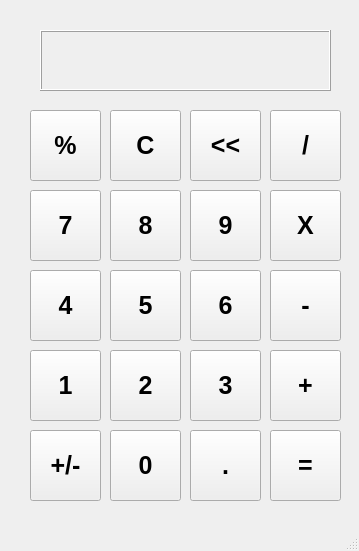
<?xml version="1.0" encoding="UTF-8"?>
<ui version="4.0">
 <class>MainWindow</class>
 <widget class="QMainWindow" name="MainWindow">
  <property name="geometry">
   <rect>
    <x>0</x>
    <y>0</y>
    <width>359</width>
    <height>551</height>
   </rect>
  </property>
  <property name="windowTitle">
   <string>MainWindow</string>
  </property>
  <widget class="QWidget" name="centralwidget">
   <widget class="QPushButton" name="pushButtonPercentage">
    <property name="geometry">
     <rect>
      <x>30</x>
      <y>110</y>
      <width>71</width>
      <height>71</height>
     </rect>
    </property>
    <property name="font">
     <font>
      <pointsize>19</pointsize>
      <weight>75</weight>
      <bold>true</bold>
     </font>
    </property>
    <property name="text">
     <string>%</string>
    </property>
   </widget>
   <widget class="QPushButton" name="pushButtonC">
    <property name="geometry">
     <rect>
      <x>110</x>
      <y>110</y>
      <width>71</width>
      <height>71</height>
     </rect>
    </property>
    <property name="font">
     <font>
      <pointsize>19</pointsize>
      <weight>75</weight>
      <bold>true</bold>
     </font>
    </property>
    <property name="text">
     <string>C</string>
    </property>
   </widget>
   <widget class="QPushButton" name="pushButtonErase">
    <property name="geometry">
     <rect>
      <x>190</x>
      <y>110</y>
      <width>71</width>
      <height>71</height>
     </rect>
    </property>
    <property name="font">
     <font>
      <pointsize>19</pointsize>
      <weight>75</weight>
      <bold>true</bold>
     </font>
    </property>
    <property name="text">
     <string>&lt;&lt;</string>
    </property>
   </widget>
   <widget class="QPushButton" name="pushButtonDiv">
    <property name="geometry">
     <rect>
      <x>270</x>
      <y>110</y>
      <width>71</width>
      <height>71</height>
     </rect>
    </property>
    <property name="font">
     <font>
      <pointsize>19</pointsize>
      <weight>75</weight>
      <bold>true</bold>
     </font>
    </property>
    <property name="text">
     <string>/</string>
    </property>
   </widget>
   <widget class="QPushButton" name="pushButton7">
    <property name="geometry">
     <rect>
      <x>30</x>
      <y>190</y>
      <width>71</width>
      <height>71</height>
     </rect>
    </property>
    <property name="font">
     <font>
      <pointsize>19</pointsize>
      <weight>75</weight>
      <bold>true</bold>
     </font>
    </property>
    <property name="text">
     <string>7</string>
    </property>
   </widget>
   <widget class="QPushButton" name="pushButton8">
    <property name="geometry">
     <rect>
      <x>110</x>
      <y>190</y>
      <width>71</width>
      <height>71</height>
     </rect>
    </property>
    <property name="font">
     <font>
      <pointsize>19</pointsize>
      <weight>75</weight>
      <bold>true</bold>
     </font>
    </property>
    <property name="text">
     <string>8</string>
    </property>
   </widget>
   <widget class="QPushButton" name="pushButton9">
    <property name="geometry">
     <rect>
      <x>190</x>
      <y>190</y>
      <width>71</width>
      <height>71</height>
     </rect>
    </property>
    <property name="font">
     <font>
      <pointsize>19</pointsize>
      <weight>75</weight>
      <bold>true</bold>
     </font>
    </property>
    <property name="text">
     <string>9</string>
    </property>
   </widget>
   <widget class="QPushButton" name="pushButtonX">
    <property name="geometry">
     <rect>
      <x>270</x>
      <y>190</y>
      <width>71</width>
      <height>71</height>
     </rect>
    </property>
    <property name="font">
     <font>
      <pointsize>19</pointsize>
      <weight>75</weight>
      <bold>true</bold>
     </font>
    </property>
    <property name="text">
     <string>X</string>
    </property>
   </widget>
   <widget class="QPushButton" name="pushButton4">
    <property name="geometry">
     <rect>
      <x>30</x>
      <y>270</y>
      <width>71</width>
      <height>71</height>
     </rect>
    </property>
    <property name="font">
     <font>
      <pointsize>19</pointsize>
      <weight>75</weight>
      <bold>true</bold>
     </font>
    </property>
    <property name="text">
     <string>4</string>
    </property>
   </widget>
   <widget class="QPushButton" name="pushButton5">
    <property name="geometry">
     <rect>
      <x>110</x>
      <y>270</y>
      <width>71</width>
      <height>71</height>
     </rect>
    </property>
    <property name="font">
     <font>
      <pointsize>19</pointsize>
      <weight>75</weight>
      <bold>true</bold>
     </font>
    </property>
    <property name="text">
     <string>5</string>
    </property>
   </widget>
   <widget class="QPushButton" name="pushButton6">
    <property name="geometry">
     <rect>
      <x>190</x>
      <y>270</y>
      <width>71</width>
      <height>71</height>
     </rect>
    </property>
    <property name="font">
     <font>
      <pointsize>19</pointsize>
      <weight>75</weight>
      <bold>true</bold>
     </font>
    </property>
    <property name="text">
     <string>6</string>
    </property>
   </widget>
   <widget class="QPushButton" name="pushButtonMinus">
    <property name="geometry">
     <rect>
      <x>270</x>
      <y>270</y>
      <width>71</width>
      <height>71</height>
     </rect>
    </property>
    <property name="font">
     <font>
      <pointsize>19</pointsize>
      <weight>75</weight>
      <bold>true</bold>
     </font>
    </property>
    <property name="text">
     <string>-</string>
    </property>
   </widget>
   <widget class="QPushButton" name="pushButton1">
    <property name="geometry">
     <rect>
      <x>30</x>
      <y>350</y>
      <width>71</width>
      <height>71</height>
     </rect>
    </property>
    <property name="font">
     <font>
      <pointsize>19</pointsize>
      <weight>75</weight>
      <bold>true</bold>
     </font>
    </property>
    <property name="text">
     <string>1</string>
    </property>
   </widget>
   <widget class="QPushButton" name="pushButton2">
    <property name="geometry">
     <rect>
      <x>110</x>
      <y>350</y>
      <width>71</width>
      <height>71</height>
     </rect>
    </property>
    <property name="font">
     <font>
      <pointsize>19</pointsize>
      <weight>75</weight>
      <bold>true</bold>
     </font>
    </property>
    <property name="text">
     <string>2</string>
    </property>
   </widget>
   <widget class="QPushButton" name="pushButton3">
    <property name="geometry">
     <rect>
      <x>190</x>
      <y>350</y>
      <width>71</width>
      <height>71</height>
     </rect>
    </property>
    <property name="font">
     <font>
      <pointsize>19</pointsize>
      <weight>75</weight>
      <bold>true</bold>
     </font>
    </property>
    <property name="text">
     <string>3</string>
    </property>
   </widget>
   <widget class="QPushButton" name="pushButtonPlus">
    <property name="geometry">
     <rect>
      <x>270</x>
      <y>350</y>
      <width>71</width>
      <height>71</height>
     </rect>
    </property>
    <property name="font">
     <font>
      <pointsize>19</pointsize>
      <weight>75</weight>
      <bold>true</bold>
     </font>
    </property>
    <property name="text">
     <string>+</string>
    </property>
   </widget>
   <widget class="QPushButton" name="pushButtonPlusMinus">
    <property name="geometry">
     <rect>
      <x>30</x>
      <y>430</y>
      <width>71</width>
      <height>71</height>
     </rect>
    </property>
    <property name="font">
     <font>
      <pointsize>19</pointsize>
      <weight>75</weight>
      <bold>true</bold>
     </font>
    </property>
    <property name="text">
     <string>+/-</string>
    </property>
   </widget>
   <widget class="QPushButton" name="pushButton0">
    <property name="geometry">
     <rect>
      <x>110</x>
      <y>430</y>
      <width>71</width>
      <height>71</height>
     </rect>
    </property>
    <property name="font">
     <font>
      <pointsize>19</pointsize>
      <weight>75</weight>
      <bold>true</bold>
     </font>
    </property>
    <property name="text">
     <string>0</string>
    </property>
   </widget>
   <widget class="QPushButton" name="pushButtonDot">
    <property name="geometry">
     <rect>
      <x>190</x>
      <y>430</y>
      <width>71</width>
      <height>71</height>
     </rect>
    </property>
    <property name="font">
     <font>
      <pointsize>19</pointsize>
      <weight>75</weight>
      <bold>true</bold>
     </font>
    </property>
    <property name="text">
     <string>.</string>
    </property>
   </widget>
   <widget class="QPushButton" name="pushButtonEqual">
    <property name="geometry">
     <rect>
      <x>270</x>
      <y>430</y>
      <width>71</width>
      <height>71</height>
     </rect>
    </property>
    <property name="font">
     <font>
      <pointsize>19</pointsize>
      <weight>75</weight>
      <bold>true</bold>
     </font>
    </property>
    <property name="text">
     <string>=</string>
    </property>
   </widget>
   <widget class="QLabel" name="label">
    <property name="geometry">
     <rect>
      <x>40</x>
      <y>30</y>
      <width>291</width>
      <height>61</height>
     </rect>
    </property>
    <property name="font">
     <font>
      <pointsize>20</pointsize>
     </font>
    </property>
    <property name="layoutDirection">
     <enum>Qt::RightToLeft</enum>
    </property>
    <property name="autoFillBackground">
     <bool>true</bool>
    </property>
    <property name="frameShape">
     <enum>QFrame::Box</enum>
    </property>
    <property name="frameShadow">
     <enum>QFrame::Raised</enum>
    </property>
    <property name="text">
     <string/>
    </property>
    <property name="alignment">
     <set>Qt::AlignRight|Qt::AlignTrailing|Qt::AlignVCenter</set>
    </property>
    <property name="margin">
     <number>10</number>
    </property>
   </widget>
  </widget>
  <widget class="QStatusBar" name="statusbar"/>
 </widget>
 <resources/>
 <connections/>
</ui>
